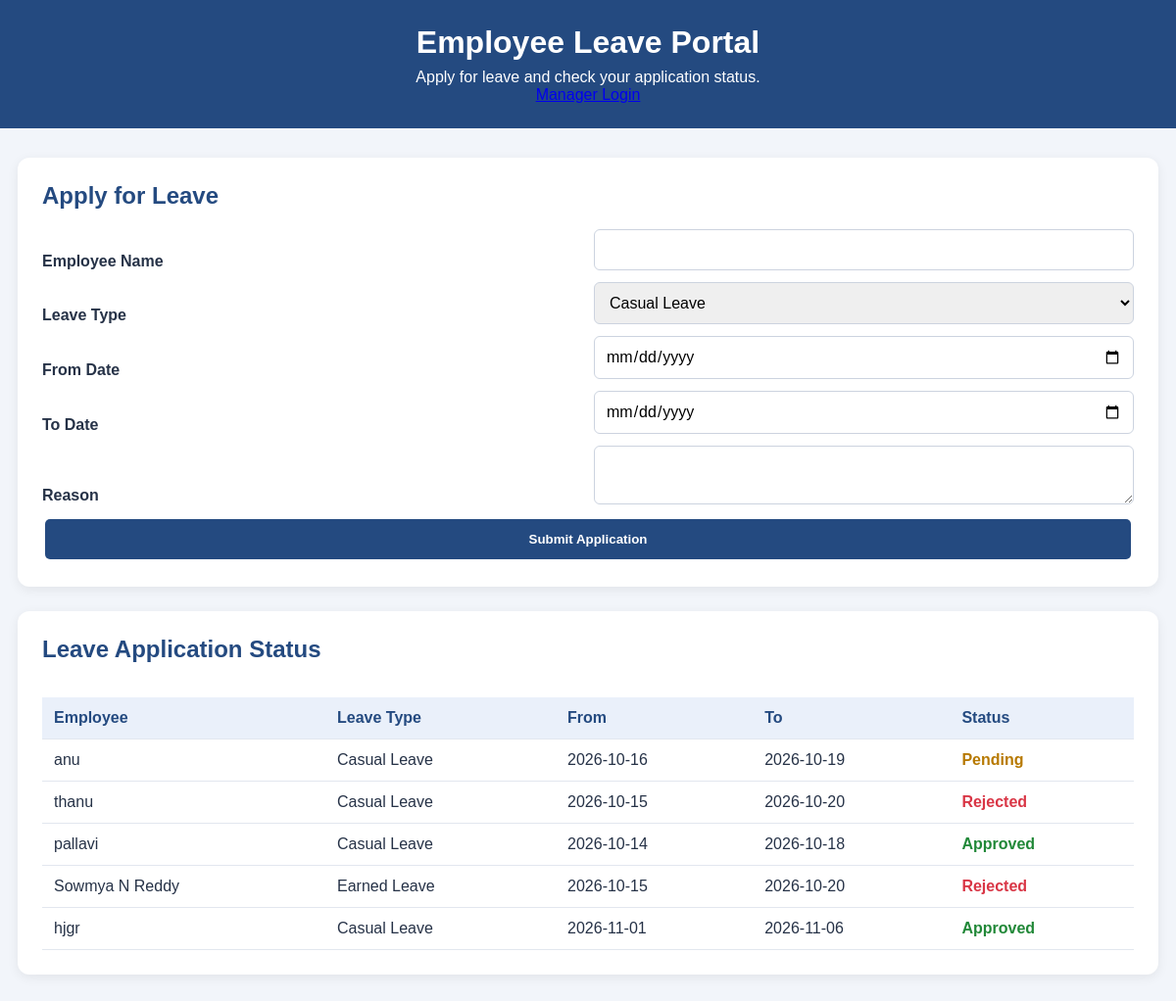
The page / on the database its author committed.
### tables this page shows
CREATE TABLE leaves (
            id INTEGER PRIMARY KEY AUTOINCREMENT,
            name TEXT NOT NULL,
            leave_type TEXT NOT NULL,
            from_date TEXT NOT NULL,
            to_date TEXT NOT NULL,
            reason TEXT NOT NULL,
            status TEXT NOT NULL DEFAULT 'Pending'
        );

### app.py (the view)
@app.route("/")
def home():
    conn = get_db()
    leaves = conn.execute(
        "SELECT * FROM leaves ORDER BY id DESC"
    ).fetchall()
    conn.close()
    return render_template("index.html", leaves=leaves)

### app.py (called while the page is built)
def get_db():
    conn = sqlite3.connect(DATABASE)
    conn.row_factory = sqlite3.Row
    return conn

### templates/index.html (shortened to what this page needs)
<!DOCTYPE html>
<html lang="en">
<head>
    <link rel="stylesheet" href="{{ url_for('static', filename='style.css') }}">
</head>
<body>
<header>
    <h1>Employee Leave Portal</h1>
    <p>Apply for leave and check your application status.</p>
    <a href="/manager">Manager Login</a>
</header>
<main>
    <section class="card">
        <h2>Apply for Leave</h2>
        <form action="/apply" method="POST">
            <label>Employee Name</label>
            <input name="name" required>
            <label>Leave Type</label>
            <select name="leave_type" required>
                <option>Casual Leave</option>
            </select>
            <label>From Date</label>
            <input type="date" name="from_date" required>
            <label>To Date</label>
            <input type="date" name="to_date" required>
            <label>Reason</label>
            <textarea name="reason" required></textarea>
            <button type="submit">Submit Application</button>
        </form>
    </section>
    <section class="card">
        <h2>Leave Application Status</h2>
        <div class="table-container">
            <table>
                <thead>
                    <tr>
                        <th>Employee</th>
                        <th>Leave Type</th>
                        <th>From</th>
                        <th>To</th>
                        <th>Status</th>
                    </tr>
                </thead>
                <tbody>
                    {% for leave in leaves %}
                    <tr>
                        <td>{{ leave.name }}</td>
                        <td>{{ leave.leave_type }}</td>
                        <td>{{ leave.from_date }}</td>
                        <td>{{ leave.to_date }}</td>
                        <td class="status {{ leave.status|lower }}">
                            {{ leave.status }}
                        </td>
                    </tr>
                    {% else %}
                    <tr>
                        <td colspan="5">No applications yet.</td>
                    </tr>
                    {% endfor %}
                </tbody>
            </table>
        </div>
    </section>
</main>
</body>
</html>

### static/style.css (style rules this page uses)
body { margin: 0; font-family: Arial, sans-serif; background: #f2f5fa; color: #263247; }
header { background: #244a80; color: white; padding: 25px; text-align: center; }
header h1 { margin: 0 0 8px; }
header p { margin: 0; }
main { max-width: 1200px; margin: 30px auto; padding: 0 18px; }
.card { background: white; padding: 25px; margin-bottom: 25px; border-radius: 12px; box-shadow: 0 3px 12px #00000012; }
h2 { color: #244a80; margin-top: 0; }
form { display: grid; grid-template-columns: 1fr 1fr; gap: 12px; }
label { font-weight: bold; align-self: end; }
input, select, textarea { box-sizing: border-box; width: 100%; padding: 11px; border: 1px solid #ccd3df; border-radius: 6px; font: inherit; }
textarea { resize: vertical; }
form button { grid-column: 1 / -1; }
button { border: none; border-radius: 5px; padding: 10px 13px; margin: 3px; color: white; cursor: pointer; font-weight: bold; }
form button { background: #244a80; padding: 13px; }
.table-container { overflow-x: auto; }
table { width: 100%; border-collapse: collapse; margin-top: 15px; }
th, td { border-bottom: 1px solid #e2e7ef; padding: 12px; text-align: left; }
th { background: #eaf0fa; color: #244a80; }
.status { font-weight: bold; }
.pending { color: #b77900; }
.approved { color: #218838; }
.rejected { color: #d93646; }

### rows shown on the page
leaves: name "anu", leave_type "Casual Leave", from_date "2026-10-16", to_date "2026-10-19", status "Pending"
leaves: name "thanu", leave_type "Casual Leave", from_date "2026-10-15", to_date "2026-10-20", status "Rejected"
leaves: name "pallavi", leave_type "Casual Leave", from_date "2026-10-14", to_date "2026-10-18", status "Approved"
leaves: name "Sowmya N Reddy", leave_type "Earned Leave", from_date "2026-10-15", to_date "2026-10-20", status "Rejected"
leaves: name "hjgr", leave_type "Casual Leave", from_date "2026-11-01", to_date "2026-11-06", status "Approved"
